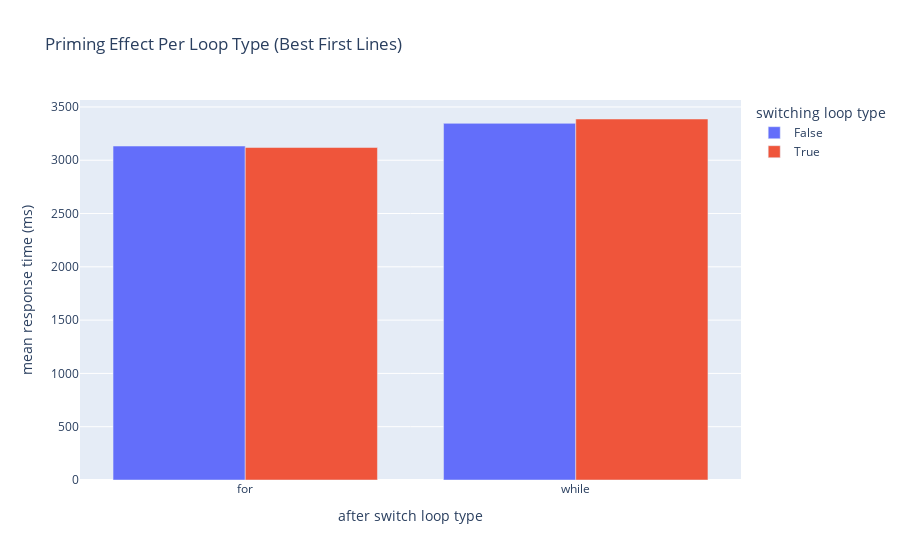

The code cell stored with this chart in its notebook:
### Code cell
switch_basic_for_fig = switching_diff_basic_best.reset_index()
px.bar(switch_basic_for_fig, x='loop_type', y='mean_response_time', color='loop_type_switch', barmode='group'
        , title='Priming Effect Per Loop Type (Best First Lines)', labels={'loop_type': 'after switch loop type'
                                                                      , 'mean_response_time': 'mean response time (ms)'
                                                                      , 'loop_type_switch': 'switching loop type'
                                                                      })

### Figure 1 — Plotly figure (JSON) as saved in the notebook; plotly's stock layout.template omitted (floating-point values rounded to 4 significant figures)
{"data": [{"alignmentgroup": "True", "hovertemplate": "switching loop type=False<br>after switch loop type=%{x}<br>mean response time (ms)=%{y}<extra></extra>", "legendgroup": "False", "marker": {"color": "#636efa", "pattern": {"shape": ""}}, "name": "False", "offsetgroup": "False", "orientation": "v", "showlegend": true, "textposition": "auto", "type": "bar", "x": ["for", "while"], "xaxis": "x", "y": [3133.0, 3346.0], "yaxis": "y"}, {"alignmentgroup": "True", "hovertemplate": "switching loop type=True<br>after switch loop type=%{x}<br>mean response time (ms)=%{y}<extra></extra>", "legendgroup": "True", "marker": {"color": "#EF553B", "pattern": {"shape": ""}}, "name": "True", "offsetgroup": "True", "orientation": "v", "showlegend": true, "textposition": "auto", "type": "bar", "x": ["for", "while"], "xaxis": "x", "y": [3119.0, 3387.0], "yaxis": "y"}], "layout": {"barmode": "group", "legend": {"title": {"text": "switching loop type"}, "tracegroupgap": 0}, "title": {"text": "Priming Effect Per Loop Type (Best First Lines)"}, "xaxis": {"anchor": "y", "domain": [0, 1], "title": {"text": "after switch loop type"}}, "yaxis": {"anchor": "x", "domain": [0, 1], "title": {"text": "mean response time (ms)"}}}}
